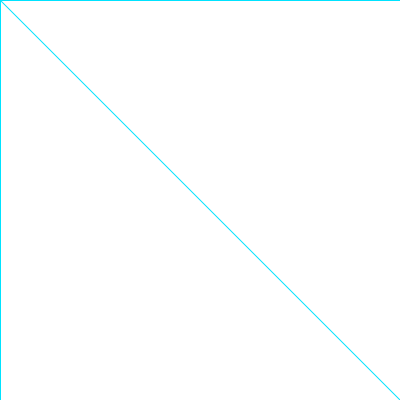
Frame 1 (no input)
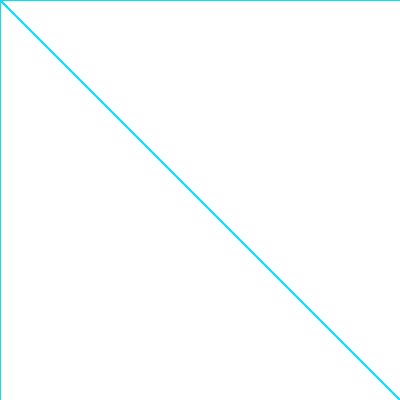
Frame 60 (the mouse pressed at the canvas centre just before this capture)
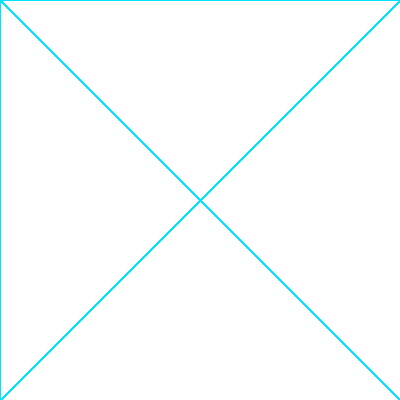
Frame 120 (the mouse held since frame 60 and released just before this capture)

The Processing sketch that drew these frames (run headless with seeded random() and noise(); from frame 60 on, the mouse is pressed at the canvas centre):

// Processing sketch: processing_95194
// ── processing_95194.pde

int x = 0; //defines x
int dir = 1; //defines dir
int r = 255; int b = 255;int temp; //defines r                                                                                                                                             

void setup(){ //Void Setup
  size (400, 400); //Size
  background(255); //background color
  stroke(0, 227, 255); //noStroke
}

void draw(){ //Void Draw
  line(0,0, mouseX, mouseY); //position
  line(0, 400, mouseX, mouseY); //position
  line(400, 0, mouseX, mouseY); //position
  line(400, 400, mouseX, mouseY); //position


}
